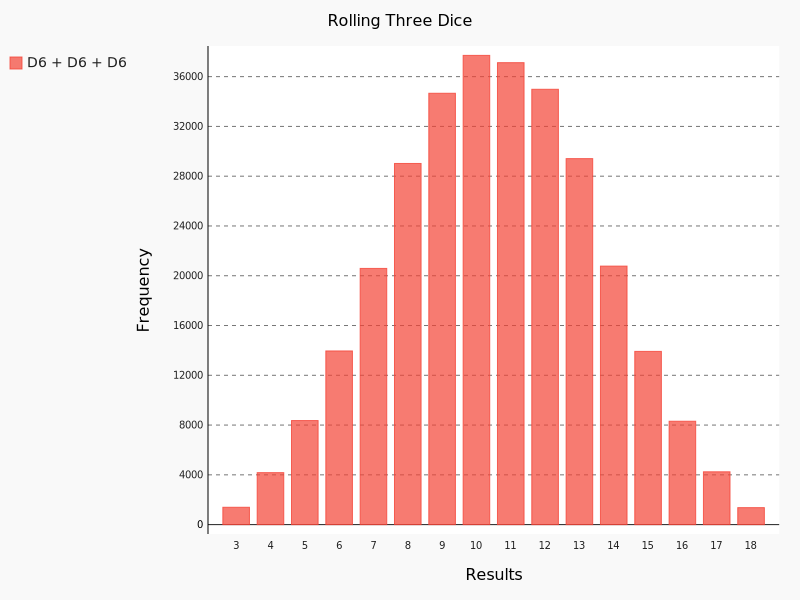

Source code (Python):
#!/usr/bin/env python3

from die import Die
import pygal

# Creating Dice
die1 = Die()
die2 = Die()
die3 = Die()

# Rolling the dice
results = []

for roll_num in range(300000):
    result = die1.roll() + die2.roll() + die3.roll()
    results.append(result)


# Analyze results
frequencies = []
max_results = die1.num_sides + die2.num_sides + die3.num_sides

for value in range(3, max_results+1):
    frequency = results.count(value)
    frequencies.append(frequency)

# Visualize Results
hist = pygal.Bar()
hist.title = " Rolling Three Dice "

labels = []
for label in range(3, 19):
    lab_con = str(label)
    labels.append(label)

hist.x_labels = labels
hist.x_title = "Results"
hist.y_title = "Frequency"

hist.add('D6 + D6 + D6', frequencies)

hist.render_to_png('three_dice.png')
